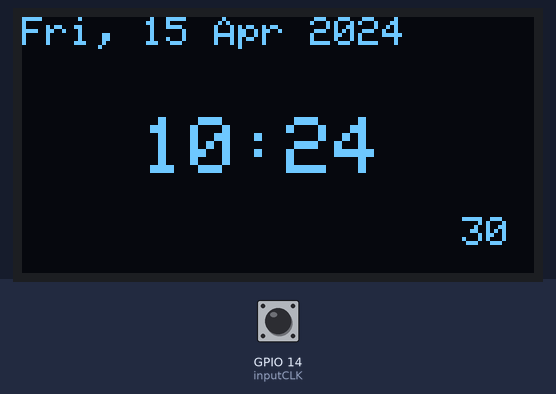
Simulated run of this sketch. Board: ESP32. On the bench: 128×64 one-colour display. Inputs (shaded band) come from the test bench; at power-on: GPIO 14 (inputCLK) HIGH. The local clock reads 2024-03-15 10:24:30 at power-on unless the sketch sets it.

Above: at 0.1 s.
At 4.1 s:
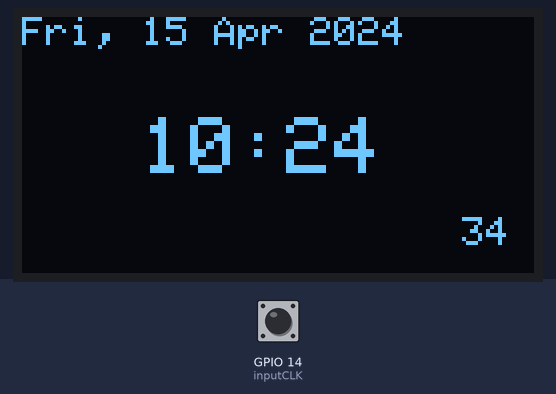
At 11.1 s:
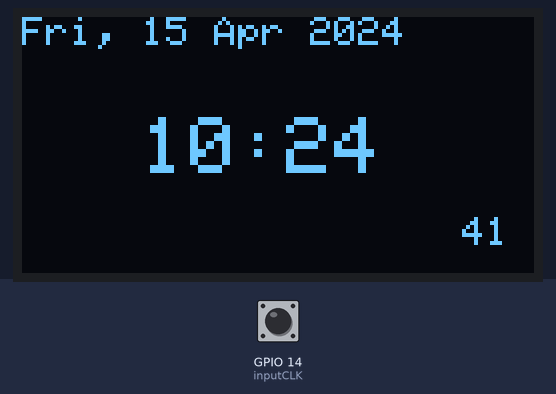
At 19.1 s:
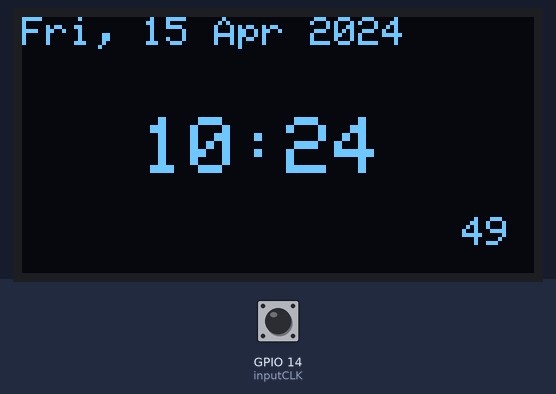
At 28.1 s:
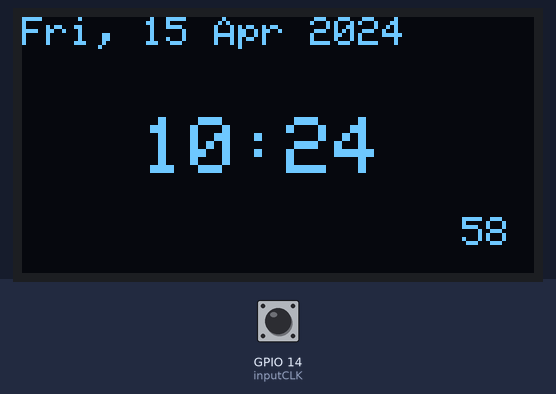
At 38.1 s:
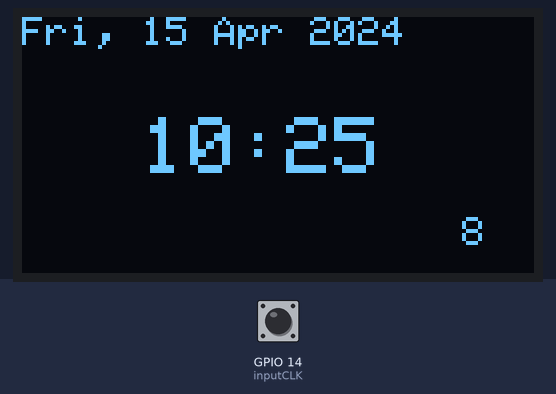

Measured:
- what the display in image 0 shows lasts 0.9 s, from 0.1 s to 1.0 s

The sketch:

21-10-2024_2_46PM_displayTimeAndDateFunction.ino
```cpp
/*
Intended board: ESP Wroom 32

Description: In this version we'll increment a number on the oled display
by rotating the encoder.
*/


#include <Wire.h>  // Library for I2C communication
#include <SPI.h>   // not used here, but needed to prevent a RTClib compile error
#include "RTClib.h"
#include <Wire.h>
#include <Adafruit_GFX.h>
#include <Adafruit_SSD1306.h>


#define SCREEN_WIDTH 128
#define SCREEN_HEIGHT 64
#define OLED_RESET -1
Adafruit_SSD1306 display(SCREEN_WIDTH, SCREEN_HEIGHT, &Wire, OLED_RESET);

RTC_DS1307 RTC;  // Setup an instance of DS1307 naming it RTC


// Rotary Encoder Inputs
#define inputCLK 14  // of ESP WROOM 32
#define inputDT 19   // of ESP WROOM 32
#define encoderButtonPin 23

int counter = 0;
int currentStateCLK;
int previousStateCLK;

// Clock and Date variables
int second, minute, hour, day, date, month, year;
int settingIndex = -1;  // -1 means no setting mode, otherwise it represents the setting being modified

void setup() {

  Wire.begin();  // Start the I2C
  RTC.begin();   // Init RTC

  //  RTC.adjust(DateTime(__DATE__, __TIME__));  // Time and date is expanded to date and time on your computer at compiletime
  if (!display.begin(SSD1306_SWITCHCAPVCC, 0x3C)) {
    display.println(F("SSD1306 allocation failed"));
    for (;;)
      ;
  }
  display.clearDisplay();
  display.setTextSize(2);
  display.setTextColor(WHITE);
  display.setCursor(0, 0);
  display.println(" Hi!  ");
  display.display();

  //Encoder pinouts
  pinMode(inputCLK, INPUT);
  pinMode(inputDT, INPUT);
  pinMode(encoderButtonPin, INPUT_PULLUP);

  previousStateCLK = digitalRead(inputCLK);
}

void loop() {
  if(settingIndex==-1)
  {
  displayTimeAndDate();
  }
}


void displayTimeAndDate()
{
  DateTime now = RTC.now();

   //DateTime now = RTC.now();
    second = now.second();
    minute = now.minute();
    hour = now.hour();
    day = now.dayOfTheWeek();
    date = now.day();
    month = now.month();
    year = now.year();


  display.clearDisplay();
  display.setTextSize(1);
  display.setCursor(0, 0);

 // Display Date (Day, Date, Month, Year) at the top in small font
  display.setTextSize(1);
  display.setCursor(0, 0);
  display.print(dayOfWeek(day)); display.print(", ");
  display.print(date); display.print(" ");
  display.print(monthName(month)); display.print(" ");
  display.print(year);
  display.println();

  // Display Hour and Minute in big font (central)
  display.setTextSize(2);
  display.setCursor(30, 25);
  display.print(hour);
  display.print(":");
  display.print(minute);

  // Display Second in small font at the corner
  display.setTextSize(1);
  display.setCursor(110, 50);
  display.print(second);

  display.display();

}

// Helper functions
String dayOfWeek(int day) {
  const char* days[] = {"Sun", "Mon", "Tue", "Wed", "Thu", "Fri", "Sat"};
  return days[day];
}

String monthName(int month) {
  const char* months[] = {"Jan", "Feb", "Mar", "Apr", "May", "Jun", "Jul", "Aug", "Sep", "Oct", "Nov", "Dec"};
  return months[month];
}
```
